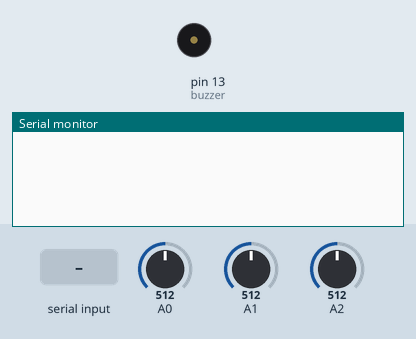
Recording of a sketch running on a simulated Arduino Uno, built with avr-gcc and run on an emulated ATmega328P. Parts: buzzer (waves = sounding, pin HIGH), the last lines printed to the serial monitor. The inputs (shaded band) are chosen by the test bench; at power-on: A0 = 512, A1 = 512, A2 = 512.

Above: at 1.2 s.
1.3 s: "08017875\n" received over Serial
At 2.7 s:
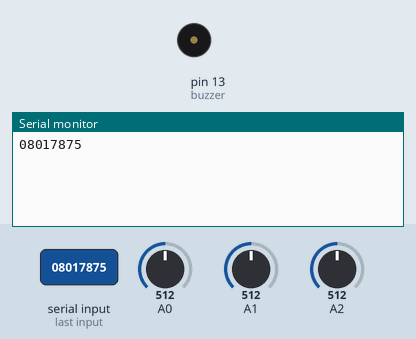
3.0 s: "drowsy\n" received over the second serial link
At 4.3 s:
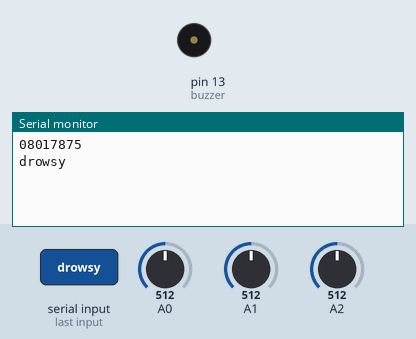

Measured:
- after the input at 1.3 s, the serial monitor: prints a new line after 0.29 s (image 1)
- after the input at 3.0 s, the serial monitor: prints a new line after 0.10 s (image 2)

The sketch:

sketch_nov08a.ino
```cpp
#include <SoftwareSerial.h>

SoftwareSerial mySerial(10, 11);      // RX, TX of RFId reader
String voice,voice1;                  //variables for the incoming serial data
char flag,flag1,flagx,flagy,flagz,flagacci;
int x2,y2,z2;

void setup() {
  Serial.begin(9600);
  pinMode(13, OUTPUT);                //buzzer
  mySerial.begin(9600);
  }

void loop() {
  while (mySerial.available()){
    char d = mySerial.read();        //read the incoming data from the RFId reader
    if(d=='\r') {
      break;}                       //Exit the loop when the # is detected after the word
    voice1 += d;                    //Store the RFId to 'voice1'
  }
    if (voice1.length() > 0){
      Serial.println(voice1);
      if(voice1 == "08017875"){    //1st RFId number
        flag1=1;
      }
      if(voice1 == "08018078"){    //2nd RFid number
        flag1=2;
      }
    }
    voice1="";
    while (Serial.available()){    //Check if there is an available byte to read
      delay(10);
      char c = Serial.read();      //Conduct a serial read, data coming from the RPi
      if(c=='\r') {
        break;}                   //Exit the loop when the # is detected after the word
      voice += c;                 //Store the data from RPi to 'voice'
    }
    if (voice.length() > 0) {
      Serial.println(voice);
      if(voice == "drowsy") {
        flag=1;
        digitalWrite(13, HIGH);   //set the buzzer
        delay(1000);
        if((flag==1) && (flag1==1)) {  //driver1 is drowsy
          Serial.println("1drowsy");
        }
        if((flag==1) && (flag1==2)) {  //driver2 is drowsy
          Serial.println("2drowsy");
        }
      }
      else {
        flag=0;
        digitalWrite(13,LOW);
      }
    voice="";}                //Reset the variable after initiating
//accelerometer
  int x = analogRead(A0);     //read the x axis value of the accelerometer
  delay(100);
  int x1 = analogRead(A0);
  if(x>x1)
    x2=x-x1;                  //find the difference between consecutive readings
  else
    x2=x1-x;
  if(x2>50)                  //set flag if the difference>50
    flagx=1;
  int y = analogRead(A1);
  delay(100);
  int y1 = analogRead(A1);
  if(y>y1)
    y2=y-y1;
  else
    y2=y1-y;
  if(y2>50)
    flagy=1;
  int z = analogRead(A2);
  delay(100);
  int z1 = analogRead(A2);
  if(z>z1)
    z2=z-z1;
  else
    z2=z1-z;
  if(z2>50)
    flagz=1;
  if(flagx||flagy||flagz==1){        //if any of the flags for x, y, or z axes are set, reset them and set flagacci high
     flagx=0;flagy=0;flagz=0;
     flagacci=1;
     if((flagacci==1) && (flag1==1)){ //driver1 has met with an accident an accident
        Serial.println("1accident");
        flagacci=0;
     }
     else if((flagacci==1) && (flag1==2)){ //driver2 has met with an accident
        Serial.println("2accident");
        flagacci=0;
     }
  }
}
```
